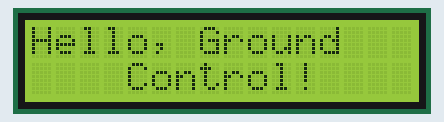
Recording of a sketch running on a simulated Arduino Uno, built with avr-gcc and run on an emulated ATmega328P. Shown: 16×2 character LCD.

Above: at 0.1 s.
At 3.2 s:
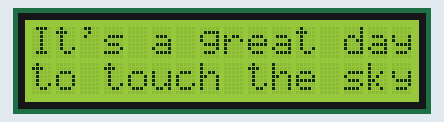

The sketch:

program3.ino
```cpp
// LCD Display Program

#include "LiquidCrystal_I2C.h"

// Initialize an LCD object.
LiquidCrystal_I2C lcd(0x27, 16, 2);
int message_counter = 1;

void setup() {
    // Turn on the LCD and the backlight.
    lcd.init();
    lcd.backlight();
}

void loop() {
    if (message_counter == 1) {   // Print 1st message to the LCD.
        // Print up to 16 characters at a time. Spaces and punctuation count.
        lcd.clear();
        lcd.setCursor(0, 0);
        lcd.print("Hello, Ground");
        lcd.setCursor(4, 1);
        lcd.print("Control!");
        message_counter++;  // Increment the message counter.
    } else {
        lcd.clear();
        lcd.setCursor(0, 0);
        lcd.print("It's a great day");
        lcd.setCursor(0, 1);
        lcd.print("to touch the sky");
        message_counter--;  // Decrement the message counter.
    }

    delay(3000);  // Pause for a few seconds.
}
```

Measured:
- what the display in image 1 shows lasts 3.0 s, from 3.1 s to 6.1 s
